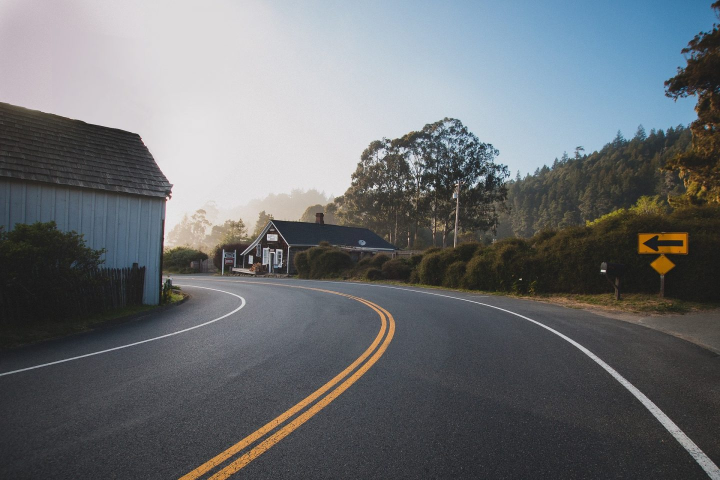
#> input picture test.jpg, 1440 x 960 px, given in place of test2.mp4, which was not available (shown at 1/2 size)
$ python lanes.py
#> lines starting #> are read from the running program, lines starting #| are printed output that depends on the picture; after the words box and inside, x2 and y2 are one past the last pixel; in counts of white or black regions, pixels touching at a corner belong together; pictures that were not available may be replaced by others from this repository, and a replacement may not be noted
# -*- coding: utf-8 -*-
"""

@author: moeelm
"""

import cv2
import numpy as np
import matplotlib.pyplot as plt

def canny(image):
    #Edge detection
        #1. Convert to grayscale
    gray = cv2.cvtColor(image, cv2.COLOR_RGB2GRAY)
        #2. Reduce noise: Gaussian blur aka smooth image
    blur = cv2.GaussianBlur(gray, (5,5), 0)
        #3. Canny method, computes the gradient by taking the derivative
    canny = cv2.Canny(blur, 50, 150)
    return canny

def make_coordinates(image, line_parameters):
    slope, intercept = line_parameters
    #how far will my lines extend?
    y1 = image.shape[0]
    #It will go 3/5 up in the image
    y2 = int(y1*(0.66))
    x1 = int((y1-intercept)/slope)
    x2 = int((y2-intercept)/slope)
    return np.array([x1,y1,x2,y2])

def average_slope_intercept(image, lines):
    left_fit = []
    right_fit = []
    for line in lines:
        x1,y1,x2,y2 = line.reshape(4)
        parameters = np.polyfit((x1,x2),(y1,y2), 1)
        slope = parameters[0]
        intercept = parameters[1]
        if slope < 0:
            left_fit.append((slope, intercept))
        else:
            right_fit.append((slope, intercept))
    left_fit_average = np.average(left_fit, axis=0)
    right_fit_average = np.average(right_fit, axis=0)
    left_line = make_coordinates(image, left_fit_average)
    right_line = make_coordinates(image, right_fit_average)
    return np.array([left_line, right_line])
def region_of_interest(image):
    #Region of Interest
    height = image.shape[0]

    #Take the triangle as the region of interest
    polygons = np.array([[(200,height), (1100,height), (550,250)]])

    mask = np.zeros_like(image)

    #Fill polygon area with white
    cv2.fillPoly(mask, polygons, 255)

    #Bitwise and operation
    masked_image = cv2.bitwise_and(image, mask)
    return masked_image

def display_lines(image, lines):
    line_image = np.zeros_like(image)
    #check if array is not empty
    if lines is not None:
        for x1,y1,x2,y2 in lines:
            cv2.line(line_image, (x1,y1), (x2,y2), (255,0,0), 10)
    return line_image
#UNCOMMENT TO DO INDIVIDUAL IMAGE
#image = cv2.imread('test_image.png')
#lane_image = np.copy(image)
#
#canny_image = canny(lane_image)
#cropped_image = region_of_interest(canny_image)
#
##Hough Transform Detection Algorithm
#lines = cv2.HoughLinesP(cropped_image, 2, np.pi/180, 100, np.array([]), minLineLength=40, maxLineGap=5)
#
#averaged_lines = average_slope_intercept(lane_image, lines)
#line_image = display_lines(lane_image, averaged_lines)
#
#combo_image = cv2.addWeighted(lane_image, 0.8, line_image, 1, 1)
##Testing code
#cv2.imshow('result', combo_image)
#cv2.waitKey(1000)


#Finding Lanes in Video
cap = cv2.VideoCapture('test2.mp4')
while (cap.isOpened()):
    _,frame = cap.read()
#> frame is the input picture: shape (960, 1440, 3); mean B, G, R 113.6, 110.4, 107.1
    canny_image = canny(frame)
#> in canny, `gray = cv2.cvtColor(image, cv2.COLOR_RGB2GRAY)`:
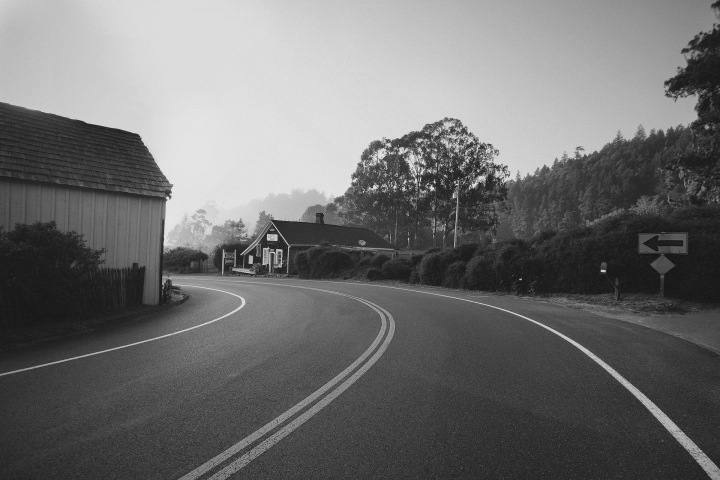
#> gray: shape (960, 1440) (shown at 1/2 size); min 9, max 255, mean 111
#> in canny, `canny = cv2.Canny(blur, 50, 150)`:
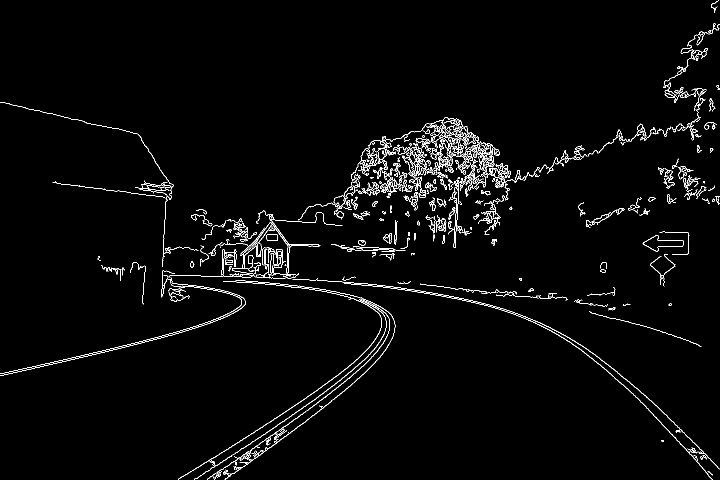
#> canny: shape (960, 1440) (shown at 1/2 size); 2.3% white in thin lines or dots
    cropped_image = region_of_interest(canny_image)
#> in region_of_interest, `cv2.fillPoly(mask, polygons, 255)`:
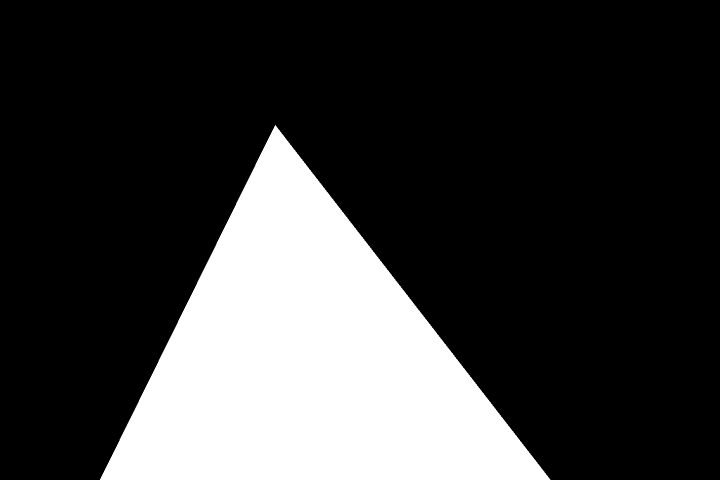
#> mask: shape (960, 1440) (shown at 1/2 size); 23.2% white; 1 white region, box (x1, y1, x2, y2) and area: (200, 250, 1101, 960) 320210
#> in region_of_interest, `masked_image = cv2.bitwise_and(image, mask)`:
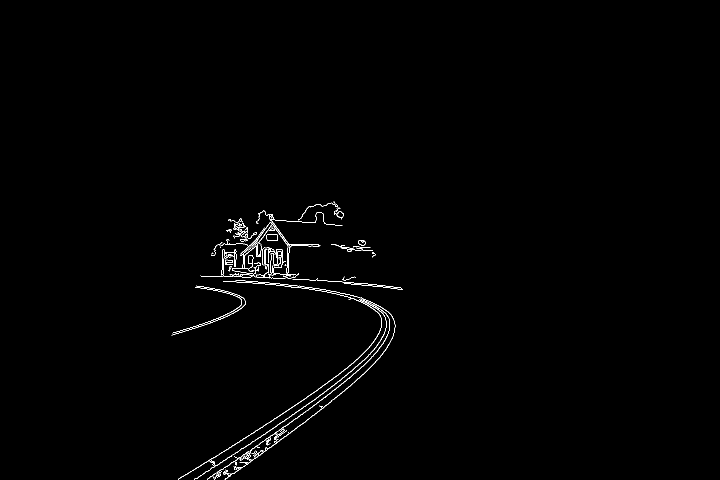
#> masked_image: shape (960, 1440) (shown at 1/2 size); 0.64% white in thin lines or dots, all inside (x1, y1, x2, y2) = (343, 402, 806, 960)

    #Hough Transform Detection Algorithm
    lines = cv2.HoughLinesP(cropped_image, 2, np.pi/180, 100, np.array([]), minLineLength=40, maxLineGap=5)
#> lines = 31 rows, first 6: [445, 939, 637, 804], [426, 916, 484, 880], [435, 930, 632, 797], [557, 833, 681, 746], [468, 946, 621, 835], [356, 958, 426, 915]

    averaged_lines = average_slope_intercept(frame, lines)
#> the loop in average_slope_intercept, `for line in lines:` made 31 passes
#> (x1, y1, x2, y2, slope, intercept) on passes 1 to 12: (445, 939, 637, 804, -0.703, 1251.9), (426, 916, 484, 880, -0.621, 1180.4), (435, 930, 632, 797, -0.675, 1223.7), (557, 833, 681, 746, -0.702, 1223.8), (468, 946, 621, 835, -0.725, 1285.5), (356, 958, 426, 915, -0.614, 1176.7), (641, 801, 725, 733, -0.81, 1319.9), (526, 567, 642, 581, 0.121, 503.5), (731, 570, 805, 579, 0.122, 481.1), (677, 563, 770, 571, 0.086, 504.8), (676, 588, 726, 605, 0.34, 358.2), (646, 787, 715, 731, -0.812, 1311.3)
#> after the loop in average_slope_intercept, `for line in lines:`: left_fit = 19 items, first 6: (-0.703, 1251.9), (-0.621, 1180.4), (-0.675, 1223.7), (-0.702, 1223.8), (-0.725, 1285.5), (-0.614, 1176.7); right_fit = [(0.121, 503.5), (0.122, 481.1), (0.086, 504.8), (0.34, 358.2), (0.0408, 533.1), (0.575, 184.8), (0.0196, 479.5), (0.102, 511), (0.489, 241.7), (0.543, 213.4), (1.39, -314.5), (7.17e-16, 503)]
#> in average_slope_intercept, `left_fit_average = np.average(left_fit, axis=0)`: left_fit_average = [-0.725, 1178]
#> in average_slope_intercept, `right_fit_average = np.average(right_fit, axis=0)`: right_fit_average = [0.319, 350]
#> in make_coordinates, `slope, intercept = line_parameters`: slope = -0.725; intercept = 1178
#> in make_coordinates, `x1 = int((y1-intercept)/slope)`: x1 = 300
#> in make_coordinates, `x2 = int((y2-intercept)/slope)`: x2 = 751
#> in average_slope_intercept, `left_line = make_coordinates(image, left_fit_average)`: left_line = [300, 960, 751, 633]
#> in average_slope_intercept, `right_line = make_coordinates(image, right_fit_average)`: right_line = [1910, 960, 886, 633]
#> averaged_lines = [[300, 960, 751, 633], [1910, 960, 886, 633]]
    line_image = display_lines(frame, averaged_lines)
#> the loop in display_lines, `for x1,y1,x2,y2 in lines:` made 2 passes
#> after the loop in display_lines, `for x1,y1,x2,y2 in lines:`:
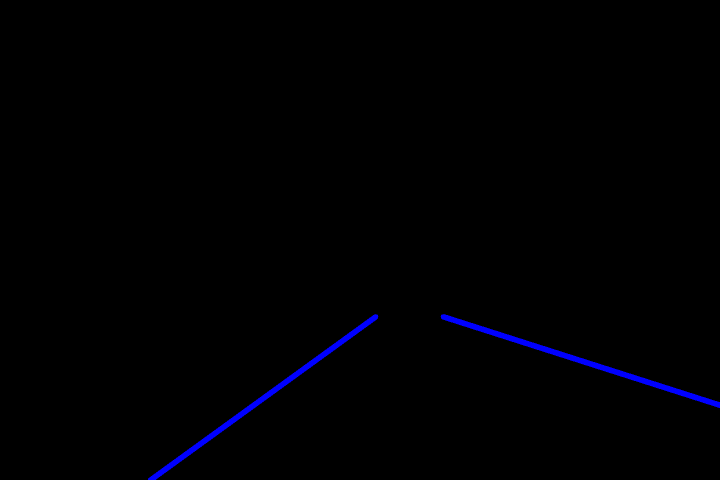
#> line_image: shape (960, 1440, 3) (shown at 1/2 size); mean of channels 0, 1, 2 2.4, 0, 0; drawn as B, G, R

    combo_image = cv2.addWeighted(frame, 0.8, line_image, 1, 1)
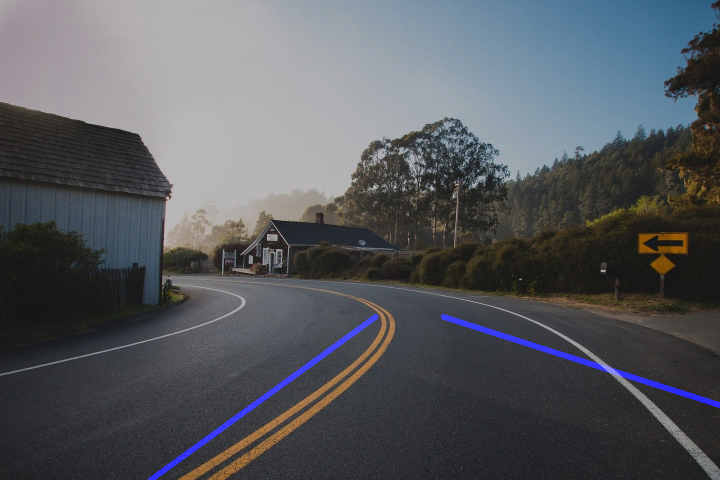
#> combo_image: shape (960, 1440, 3) (shown at 1/2 size); mean B, G, R 93.6, 89.3, 86.7
    cv2.imshow('result', combo_image)
    if cv2.waitKey(1) == ord('q'): #We want to wait 1ms in between frames
#> (key q is pressed here)
        break
cap.release()
cv2.destroyAllWindows()
#plt.imshow(canny)
#plt.show()
